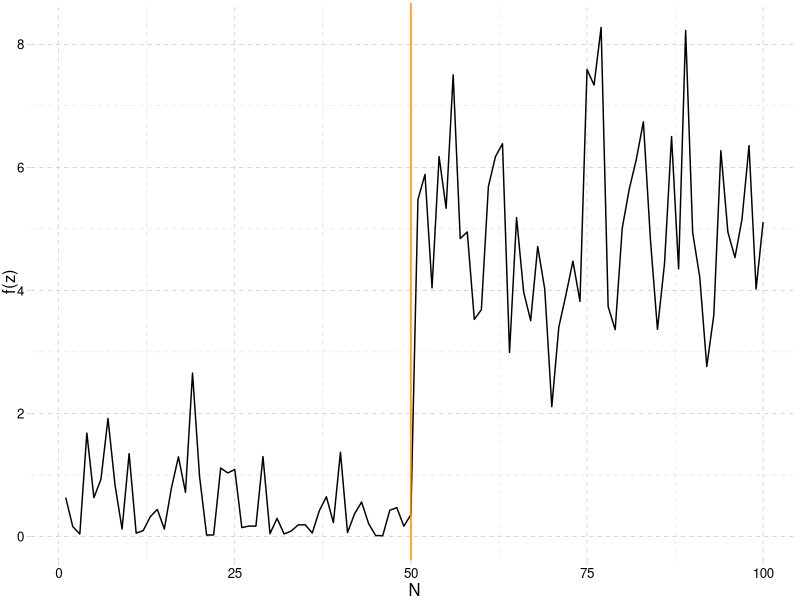
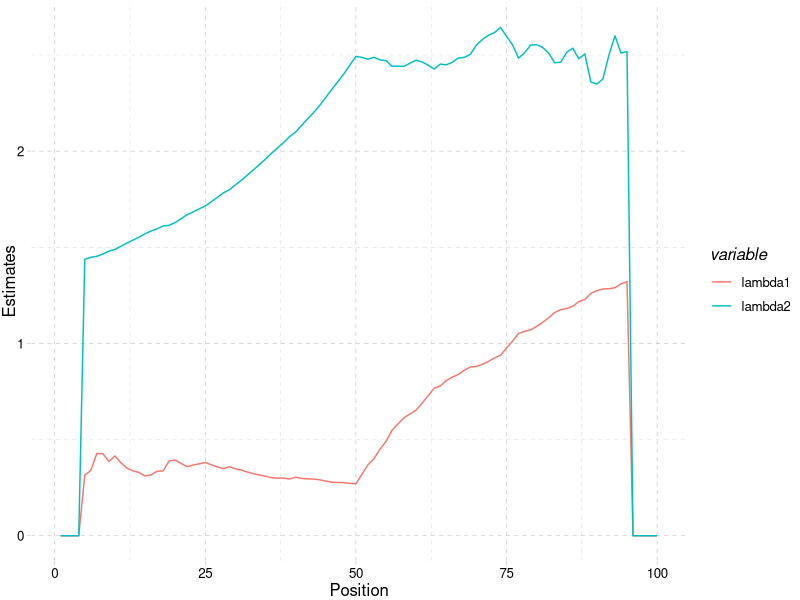
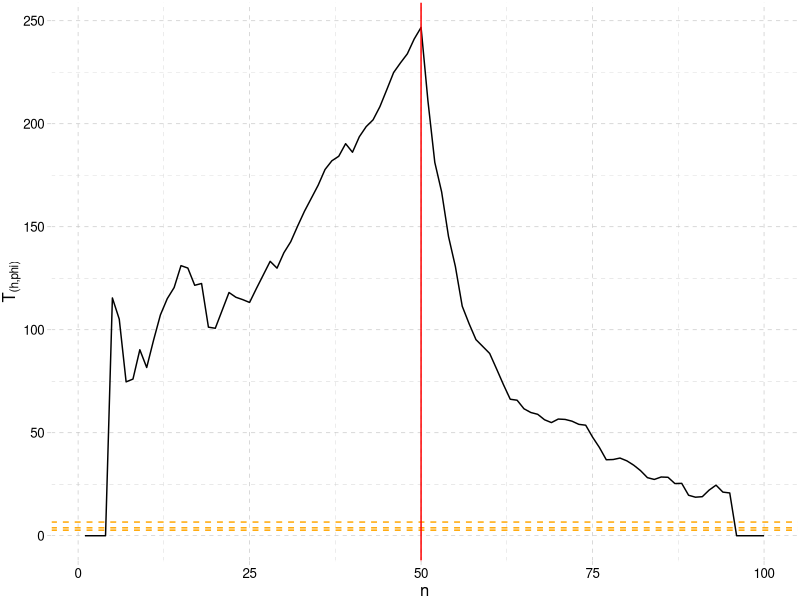
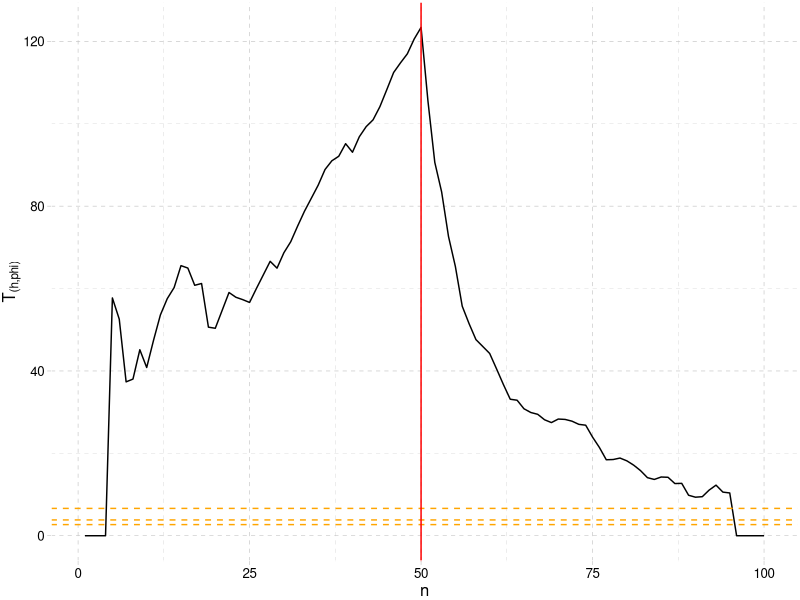
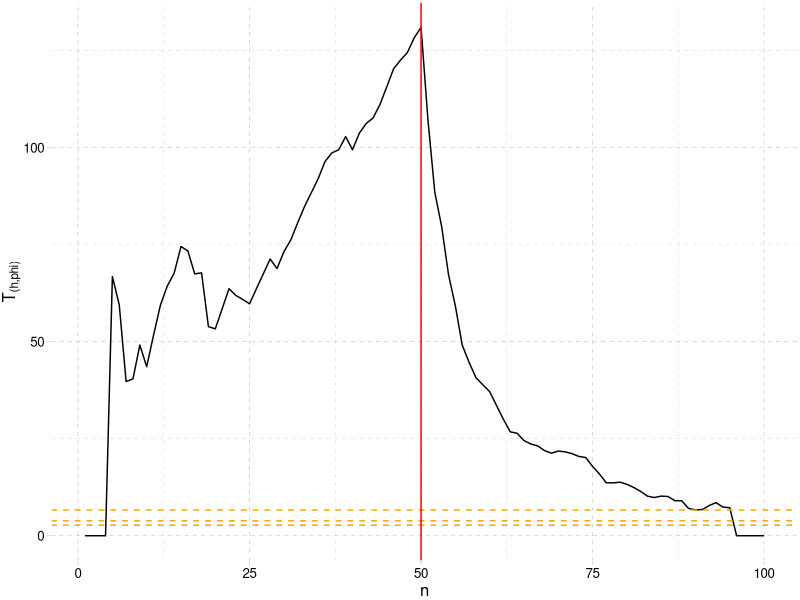
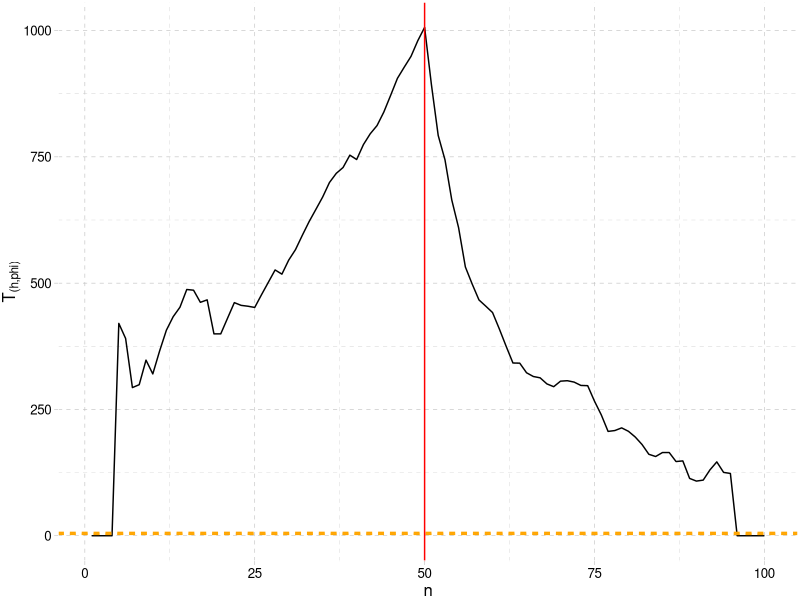
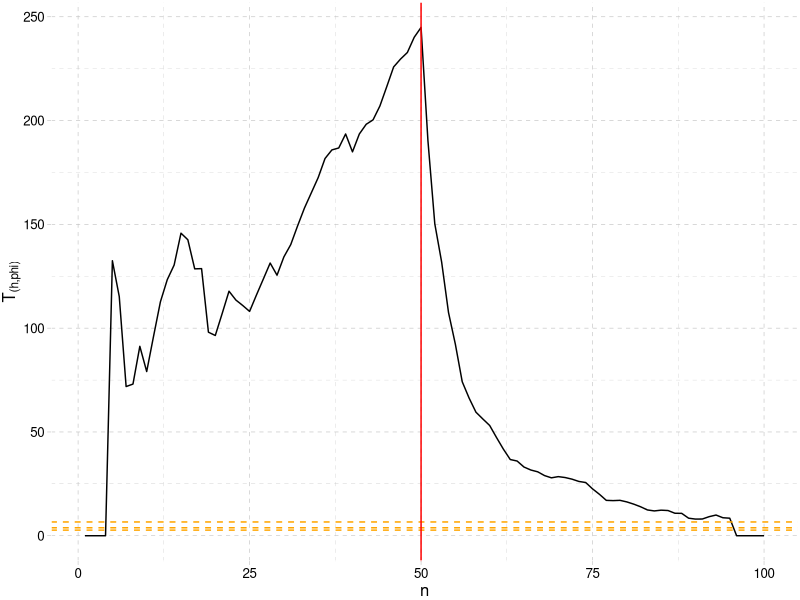

The R source for these figures, in order:
#Author: Eduardo AAA
#Script para a reprodução dos resultados obtidos no documento
#de defesa de qualificação de doutorado.

#carregando pacotes
library(dplyr)
library(scales)
require(ggplot2)
require(ggthemes)
theme_set(theme_pander())
require(reshape2)

#semente para a reprodução dos dados
set.seed(123456, kind="Mersenne-Twister")

###################################################
#     DADOS SIMULADOS COM DISTRIBUICAO GAMMA      #
###################################################

#Definindo o valor dos parâmetros de escala e tamanho amostral
l1 <- 1
l2 <- 10
n1 <- 50
n2 <- 50

#Gerando os dados simulados ~ gamma
z <- c(rgamma(n1, l1,2), rgamma(n2, l2,2))
z
ggplot(data.frame(z), aes(x=1:100, y=z)) +
  geom_line() +
  geom_vline(xintercept = 50, col="darkorange") +
  xlab("N") + ylab("f(z)")

#Estimação dos valores para uma distribuição gamma
Estim <- matrix(data=rep(0, 100), nrow=3, ncol=100)
Estim[1,] <- 1:100

for(el in 5:95) {
  Estim[2, el] <- (mean(z[1:el]))/2
  Estim[3, el] <- (mean(z[(el+1):100]))/2
}

Estim.df <- melt(data.frame(Position=Estim[1,], lambda1=Estim[2,], lambda2=Estim[3,]), 
                 measure.vars = 2:3, 
                 value.name = "Estimates")
#Estim.df
ggplot(Estim.df, aes(x=Position, y=Estimates, group=variable, col=variable)) +
  geom_line()


#Conta auxiliar para o cômputo da estatística de teste
N <- ((n1*n2)/(n1+n2))

#Definindo os valores fixados
k=2
beta=0.5

###################################################
#        SHANNON - DADOS SIMULADOS GAMMA          #
###################################################

#Cálculo estatística de teste
SH <- rep(0, 100)

for(el in 5:95) {
  lambda1 <- Estim[2,el]
  lambda2 <- Estim[3,el]
  SH[el] = N*(abs(sqrt(k))*(log(lambda2)-log(lambda1)))^2
}
edge <- which.max(SH)
#windows()
ggplot(data.frame(SH), aes(x=1:100, y=SH)) +
  geom_line() +
  xlab("n") + ylab(expression(T["(h,phi)"]))+
  geom_hline(yintercept = qchisq(c(.9, .95, .99), df=1),
             col="orange", linetype=2) +
  geom_vline(xintercept = edge, col="red")


###################################################
#         RÉNYI - DADOS SIMULADOS GAMMA           #                           
###################################################

#Cálculo estatística de teste
SH <- rep(0, 100)

#Contas auxiliares simplificadas
frac1 <- (1/(1-beta))
frac2 <- (1/beta)
gama1 <- gamma(beta*(k-1)+1)
gama2 <- gamma(beta*(k-1)+2)
gama3 <- gamma(beta*(k-1)+3)
renyi1 <- frac1*((gama2/gama1)^2-2*beta*k*(gama2/gama1)+beta^2*k^2)
renyi2 <- frac2*((gama3/gama1)-2*k*(gama2/gama1)+beta*k^2)  


for(el in 5:95) {
  lambda1 <- Estim[2,el]
  lambda2 <- Estim[3,el]
  SH[el] = N*(abs(sqrt(renyi1-renyi2)*(log(lambda2)-log(lambda1))))^2
}
edge <- which.max(SH)
#windows()
ggplot(data.frame(SH), aes(x=1:100, y=SH)) +
  geom_line() +
  xlab("n") + ylab(expression(T["(h,phi)"]))+
  geom_hline(yintercept = qchisq(c(.9, .95, .99), df=1),
             col="orange", linetype=2) +
  geom_vline(xintercept = edge, col="red")


###################################################
#        ARIMOTO - DADOS SIMULADOS GAMMA          #                       
###################################################

#Cálculo estatística de teste
SH <- rep(0, 100)

#Contas auxiliares simplificadas
potArmt1 <- (((((beta^2)+(beta*k)+1))/beta))
potArmt2 <- ((beta*(beta+k))/beta)
potArmt3 <- ((beta*(beta+k)-beta)/beta)
potArmt4 <- ((beta*(beta+k)-(2*beta))/beta)
gamaArmt1 <- gamma((beta+k-1)/beta)
gamaArmt2 <- gamma(((2*beta)+k-1)/beta)
gamaArmt3 <- gamma(((3*beta)+k-1)/beta)
fracArmt <- (1/gamma(k))
constArmt1 <- ((-beta^potArmt1*gamaArmt1^(beta-2)*gamaArmt2^2)
               +(2*k*beta^potArmt1*gamaArmt1^(beta-1)*gamaArmt2)
               -(k^2*beta^potArmt1*gamaArmt1^beta))
constArmt2 <- ((beta^potArmt2*gamaArmt1^(beta-1)*gamaArmt3)
               -(2*k*beta^potArmt3*gamaArmt1^(beta-1)*gamaArmt2)
               +(k^2*beta^potArmt4*gamaArmt1^beta))

for(el in 5:95) {
  lambda1 <- Estim[2,el]
  lambda2 <- Estim[3,el]
  SH[el] = N*(abs(sqrt(fracArmt*(constArmt1+constArmt2))
                  *(2/(beta-1))*(lambda2^((beta-1)/2)-lambda1^((beta-1)/2))))^2
}
edge <- which.max(SH)
#windows()
ggplot(data.frame(SH), aes(x=1:100, y=SH)) +
  geom_line() +
  xlab("n") + ylab(expression(T["(h,phi)"]))+
  geom_hline(yintercept = qchisq(c(.9, .95, .99), df=1),
             col="orange", linetype=2) +
  geom_vline(xintercept = edge, col="red")


###################################################
#      HAVRDA-CHARVAT - DADOS SIMULADOS GAMMA     #                 
###################################################

#Cálculo estatística de teste
SH <- rep(0, 100)

#Contas auxiliares simplificadas
supB <- beta*(1-k)
gamaB <- beta*(k-1)

for(el in 5:95) {
  lambda1 <- Estim[2,el]
  lambda2 <- Estim[3,el]
  SH[el] = N*(abs(sqrt((1/(gamma(k)^beta))*((beta^(supB-2)*gamma(gamaB+3))
                                            -(2*(beta^(supB-1))*k*gamma(gamaB+2))
                                            +(beta^(supB)*(k^2)*gamma(gamaB+1)))))
              *((2/(beta-1))*((lambda1^((1-beta)/2))-(lambda2^((1-beta)/2)))))^2
}
edge <- which.max(SH)
#windows()
ggplot(data.frame(SH), aes(x=1:100, y=SH)) +
  geom_line() +
  xlab("n") + ylab(expression(T["(h,phi)"]))+
  geom_hline(yintercept = qchisq(c(.9, .95, .99), df=1),
             col="orange", linetype=2) +
  geom_vline(xintercept = edge, col="red")


###################################################
#    SHARMA-MITTAL - DADOS SIMULADOS GAMMA        #                 
###################################################

#Cálculo estatística de teste
SH <- rep(0, 100)

#Contas auxiliares simplificadas
SMexp1 <- (k^2*(1-beta))*(exp((beta-1)*(k+log(gamma(k)))))
SMexp2 <- (k*(exp((beta-1)*(k+log(gamma(k)))))) 
kbeta <- (2/(k*(beta-1)))
SMpot <- ((k*(beta-1))/2)

for(el in 5:95) {
  lambda1 <- Estim[2,el]
  lambda2 <- Estim[3,el]
  SH[el] = N*(abs(sqrt(SMexp1+SMexp2)*(kbeta*((lambda2^SMpot)-(lambda1^SMpot)))))^2
}
edge <- which.max(SH)
#windows()
ggplot(data.frame(SH), aes(x=1:100, y=SH)) +
  geom_line() +
  xlab("n") + ylab(expression(T["(h,phi)"]))+
  geom_hline(yintercept = qchisq(c(.9, .95, .99), df=1),
             col="orange", linetype=2) +
  geom_vline(xintercept = edge, col="red")
